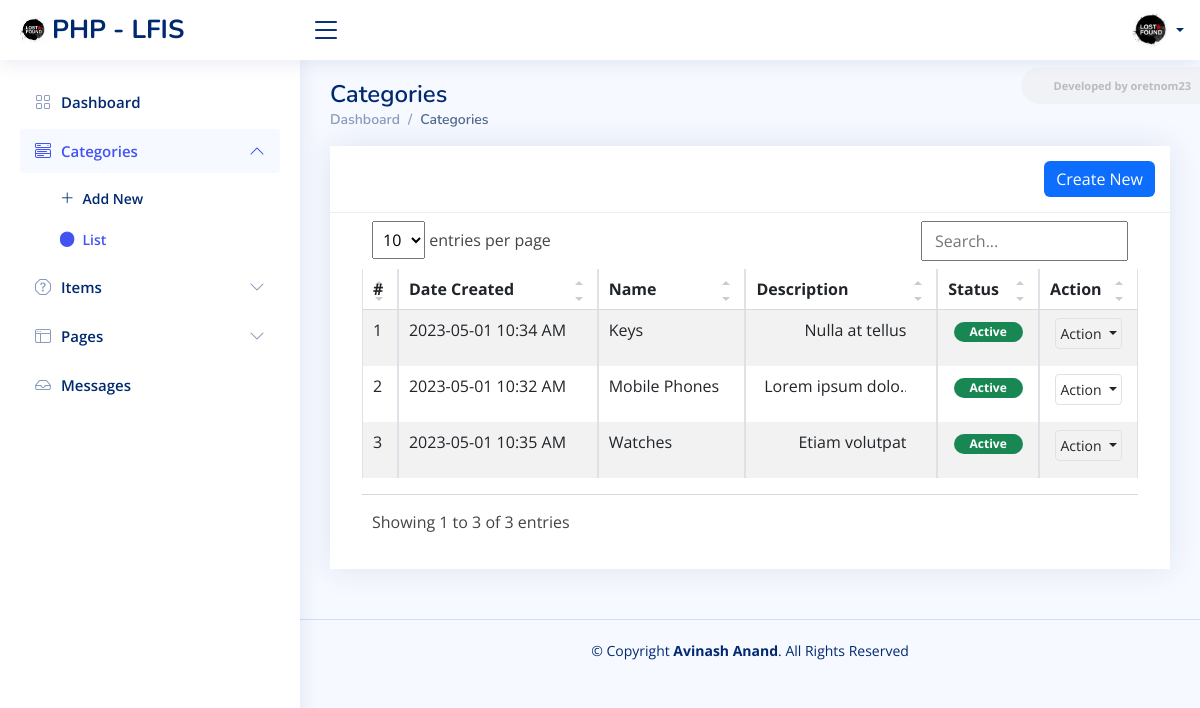
The app's page /admin/?page=categories (signed in) with its own data.
### tables this page shows
CREATE TABLE `category_list` (
  `id` bigint(30) NOT NULL,
  `name` text NOT NULL,
  `description` text NOT NULL,
  `status` tinyint(1) NOT NULL DEFAULT 1,
  `created_at` datetime NOT NULL DEFAULT current_timestamp(),
  `updated_at` datetime DEFAULT NULL ON UPDATE current_timestamp()
);

### admin/categories/index.php (the view, shortened to what this page needs)
<div class="card card-outline rounded-0 card-navy">
	<div class="card-header ">
		<div class="card-tools d-flex justify-content-end">
			<a href="<?= base_url ?>admin?page=categories/manage_category" id="create_new" class="btn btn-flat btn-primary bg-gradient-teal border-0 rounded00"><span class="fas fa-plus"></span>  Create New</a>
		</div>
	</div>
	<div class="card-body">
        <div class="container-fluid">
			<div class="table-responsive">
				<table class="table table-sm table-hover table-striped table-bordered" id="list">
					<colgroup>
						<col width="5%">
						<col width="20%">
						<col width="25%">
						<col width="25%">
						<col width="15">
						<col width="10%">
					</colgroup>
					<thead>
						<tr>
							<th>#</th>
							<th>Date Created</th>
							<th>Name</th>
							<th>Description</th>
							<th>Status</th>
							<th>Action</th>
						</tr>
					</thead>
					<tbody>
						<?php
						$i = 1;
						$qry = $conn->query("SELECT * from `category_list` order by `name` asc ");
						while($row = $qry->fetch_assoc()):
						?>
							<tr>
								<td class="align-items-center text-center"><?php echo $i++; ?></td>
								<td class="align-items-center"><?php echo date("Y-m-d g:i A",strtotime($row['created_at'])) ?></td>
								<td class="align-items-center"><?= $row['name'] ?></td>
								<td class="align-items-center text-end"><p class="truncate-1" style="max-width:150px"><?= strip_tags(htmlspecialchars_decode($row['description'])) ?></p></td>
								<td class="align-items-center justify-content-center text-center">
									<?php if($row['status'] == 1): ?>
										<span class="badge bg-success px-3 rounded-pill">Active</span>
									<?php else: ?>
										<span class="badge bg-danger px-3 rounded-pill">Inactive</span>
									<?php endif; ?>
								</td>
								<td class="align-items-center" align="center">
									<div class="dropdown">
										<button type="button" class="btn btn-flat p-1 btn-default btn-sm border dropdown-toggle dropdown-icon" data-bs-toggle="dropdown">
												Action
										</button>
									</div>
								</td>
							</tr>
						<?php endwhile; ?>
					</tbody>
				</table>
			</div>
		</div>
	</div>
</div>

### assets/css/style.css (style rules this page uses)
:root { scroll-behavior: smooth; }
body { font-family: "Open Sans", sans-serif; background: #f6f9ff; color: #444444; }
a { color: #4154f1; text-decoration: none; }
.card { margin-bottom: 30px; border: none; border-radius: 5px; box-shadow: 0px 0 30px rgba(1, 41, 112, 0.1); }
.card-header, .card-footer { border-color: #ebeef4; background-color: #fff; color: #798eb3; padding: 15px; }
.card-body { padding: 0 20px 20px 20px; }

### assets/css/custom.css (style rules this page uses)
.truncate-1 { overflow: hidden; text-overflow: ellipsis; display: -webkit-box; -webkit-line-clamp: 1; -webkit-box-orient: vertical; }
.table-responsive { overflow-x: unset; }

### records on screen
category_list: created_at "2023-05-01 10:34 AM", name "Keys", description "Nulla at…", status "Active"
category_list: created_at "2023-05-01 10:32 AM", name "Mobile Phones", description "Lorem ipsum…", status "Active"
category_list: created_at "2023-05-01 10:35 AM", name "Watches", description "Etiam…", status "Active"

### other values on screen
$_settings->info('short_name') "PHP - LFIS"
str_replace(['_', '/'], ' ', ($pageSplit[1] ?? $page)) "Categories"
